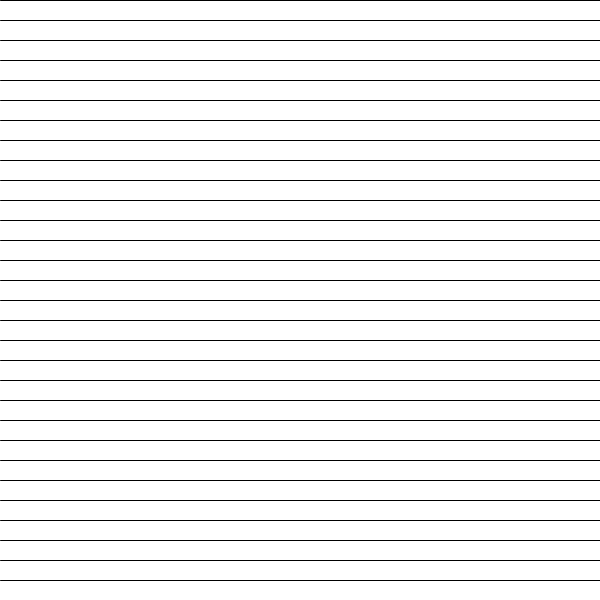
Frame 1 (no input)
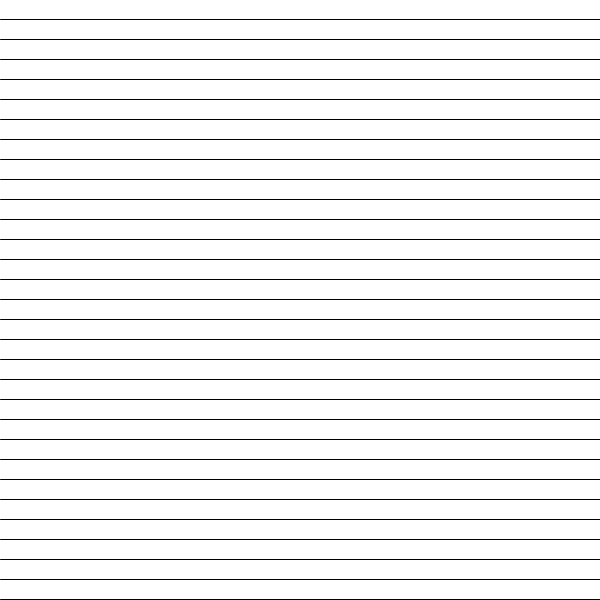
Frame 60 (the mouse pressed at the canvas centre just before this capture)
Frame 120 (the mouse held since frame 60 and released just before this capture): identical to frame 60, image omitted

The Processing sketch that drew these frames (run headless with seeded random() and noise(); from frame 60 on, the mouse is pressed at the canvas centre):

// Processing sketch: scrolling_pattern
// ── scrolling_pattern.pde
void setup() {
  size(600, 600);
}

int march = 0;
void draw() {
  background(255);
  for (int y = march; y < height; y += 20) {
    line(0, y, width, y);
  }
  march += 1;
  if (march == 20) {
    march = 0;
  }
}
